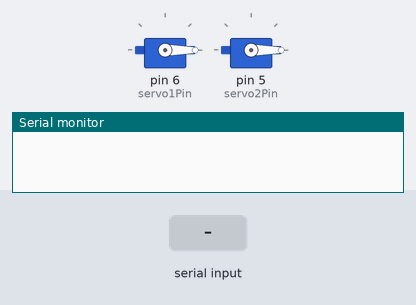
Simulated run of this sketch. Board: Arduino Uno, built with avr-gcc and run on an emulated ATmega328P. On the bench: 2 × servo, the last lines printed to the serial monitor. The inputs (shaded band) are chosen by the test bench.

Above: at 1.2 s.
1.3 s: "1\n" received over Serial
At 1.9 s:
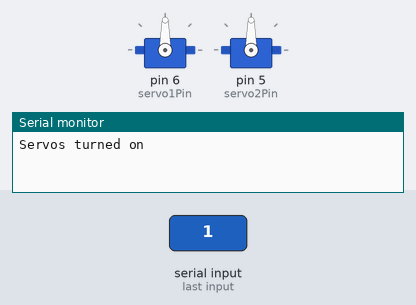
3.5 s: "0\n" received over Serial
Timing chart, 0 to 6.5 s (numbered marks = the images above; inputs shaded):
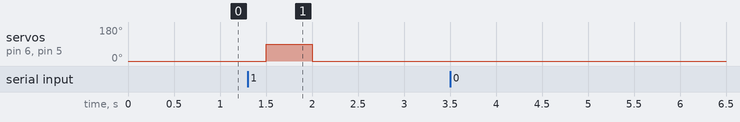

The sketch:

ArduinoCode.ino
```cpp
#include <Servo.h>

const int servo1Pin = 6; // Pin connected to the first servo
const int servo2Pin = 5; // Pin connected to the second servo

Servo myservo1;
Servo myservo2;

void setup() {
  myservo1.attach(servo1Pin); // Attach the first servo to its pin
  myservo2.attach(servo2Pin); // Attach the second servo to its pin

  Serial.begin(9600); // Initialize the serial communication
}

void loop() {
  myservo1.write(0);
  myservo2.write(0);

  if (Serial.available()) {
    String myCmd = Serial.readStringUntil('\n');

    if (myCmd == "1") {
      myservo1.write(90); // Set the first servo position to 90 degrees
      myservo2.write(90); // Set the second servo position to 90 degrees

      Serial.println("Servos turned on");
    } else {
      myservo1.write(0); // Set the first servo position to 0 degrees
      myservo2.write(0); // Set the second servo position to 0 degrees

      Serial.println("Servos turned off");
    }
  }

  delay(500);
}
```

Measured:
- after the input at 1.3 s, servo on pin 6 (servo1Pin), servo on pin 5 (servo2Pin): 0° → 90° after 0.20 s, → 0° 0.50 s later
